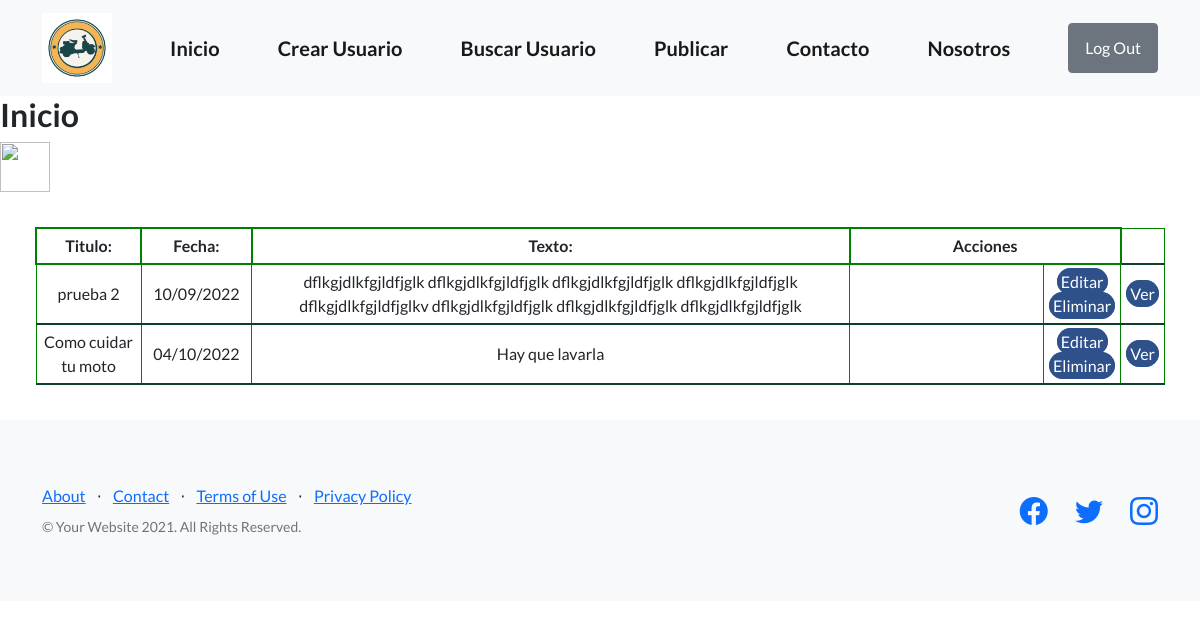
The app's page / (signed in) with its own data.
### appUsuario/models.py (models this page shows, shortened)
class Articulo(models.Model):
    titulo = models.CharField(max_length=64)
    fecha_publicada = models.DateField()
    texto = models.TextField(max_length=1000)

### appUsuario/views.py (the view)
# urls.py: path('', views.inicio, name="inicio"),
def inicio(request):
    articulos = Articulo.objects.all()
    contexto = {"articulos": articulos}
    borrado = request.GET.get('borrado', None)
    contexto['borrado'] = borrado
    return render(request, 'appUsuario/index.html', contexto)

### appUsuario/templates/appUsuario/index.html (shortened to what this page needs)
{%extends "appUsuario/template_basico.html"%}
{%block bloque_base%}
<h2>Inicio </h2>
<img src="{{ user.avatar.imagen.url }}" width="50" height="50"  />
{%if articulos%}
<div class="mostrar-tabla">
    <table class="coder-table">
        <tbody>
            <tr>
                <th class="titulo">
                    Titulo:
                </th>
                <th class="fecha">
                    Fecha:
                </th>
                <th class="texto">
                    Texto:
                </th class="acciones">
                <th colspan="2">
                    Acciones
                </th>
            </tr>
            {%for articulo in articulos%}
                <tr>
                    <td class="titulo">
                        {{articulo.titulo}}
                    </td>
                    <td class="fecha">
                        {{articulo.fecha_publicada|date:"SHORT_DATE_FORMAT"}}
                    </td>
                    <td class="texto">
                        {{articulo.texto}}
                    </td>
                    <td class="image">
                    </td>
                    {% if user.is_staff %}
                    <td><a class="btn-acciones-articulos" href="{%url 'editar_articulo' articulo.id %}">Editar</a>
                    <a class="btn-acciones-articulos" href="{% url 'eliminar_articulo' articulo.id %}">Eliminar</a></td>
                    {%else%}
                    <td><a class="btn-acciones-articulos" href="{% url 'Login'%}">Log In</a></td>
                    {% endif%}
                    <td class="td-btn-acciones"><a class="btn-acciones-articulos" href="{% url 'ver_articulo' articulo.id %}">Ver</a></td>
                </tr>
            {%endfor%}
        </tbody>
    </table>
</div>
{%else%}
<h3>No hay articulos!!</h2>
{%endif%}
{%endblock bloque_base%}

### appUsuario/templates/appUsuario/index.html (style rules this page uses)
.mostrar-tabla { margin: 35px; }
tr,td { border: 1px solid green; padding: 5px; text-align: center; width: 100%; }
th { border:2px solid green; padding: 5px; text-align: center; }
.btn-acciones-articulos { border: 1px solid #2e518b; padding: 3px; background-color: #2e518b; color: #ffffff; text-decoration: none; text-transform: capitalize; ; border-radius: 20px; }
.titulo { width: 10%; height: auto; }
.fecha { width: 10%; height: auto; }
.texto { width: 60%; height: auto; }
.td-btn-acciones { width: 10%; height: auto; }

### records on screen
Articulo: titulo "prueba 2", fecha_publicada "10/09/2022", texto "dflkgjdlkfgjldfjglk dflkgjdlkfgjldfjglk dflkgjdlkfgjldfjglk dflkgjdlkfgjldfjglk dflkgjdlkfgjldfjglkv dflkgjdlkfgjldfjglk dflkgjdlkfgjldfjglk dflkgjdlkfgjldfjglk"
Articulo: titulo "Como cuidar tu moto", fecha_publicada "04/10/2022", texto "Hay que lavarla"
